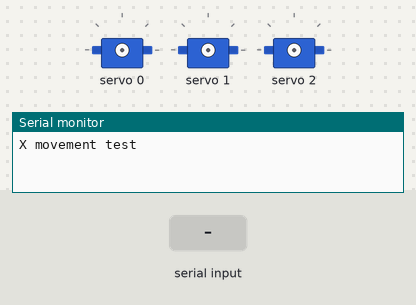
Bench run of a sketch on a simulated Arduino Uno, built with avr-gcc and run on an emulated ATmega328P. Parts: 3 × servo, the last lines printed to the serial monitor. Inputs (shaded band) come from the test bench.

Above: at 1.2 s.
1.3 s: "1" received over Serial
At 4.8 s:
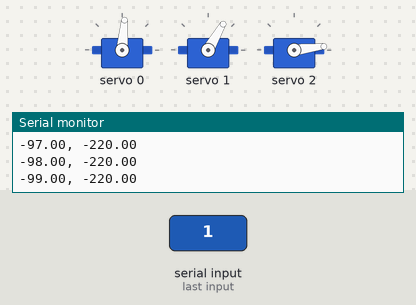
At 6.5 s:
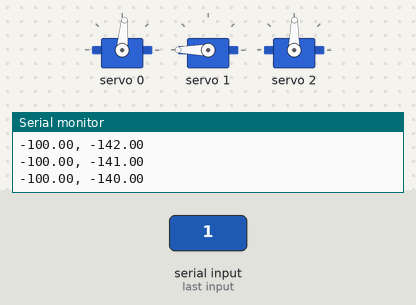
Timing chart, 0 to 13.0 s (numbered marks = the images above; inputs shaded):
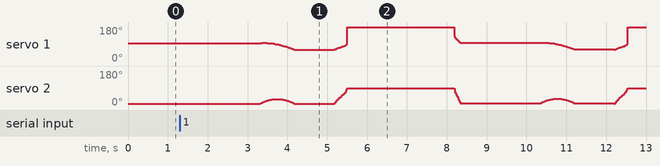

The sketch:

Swing_test.ino
```cpp
#include <Wire.h>
#include<Adafruit_PWMServoDriver.h>

Adafruit_PWMServoDriver pwm = Adafruit_PWMServoDriver();

#define MIN_PULSE_WIDTH 500
#define MAX_PULSE_WIDTH 2500
#define DEFAULT_PULSE_WIDTH 1500
#define FREQUENCY 50
#define hip_len 54
#define upperl_len 160
#define lowerl_len 150

uint8_t servonum = 0; //used foe recording purposes
int hip = 0;
int thigh = 1;
int leg = 2;
int j, k;
String s, s1, s2, s3, s4;
double X=100, Y=-220, Z=54; //coords Y=-219.32
double q1, q2, q3;  //double for more accuracy, angles
double D;
double hip_ang, thigh_ang, leg_ang; //temporary fix

void setup() {
  // put your setup code here, to run once:
  Serial.begin(115200);
  Serial.println("X movement test");
  pwm.begin();
  pwm.setPWMFreq(FREQUENCY);
}

void loop() {
  // put your main code here, to run repeatedly:
  while(Serial.available()>0)
  {
    swing(X, Y, Z);
    delay(2000);
    for(X=100; X>-100; X--)
    {
      swing(X, Y, Z);
    }

    delay(1000);

    for(Y=-220; Y<=-140; Y++)
    {
      //Y=4*X+400-220;
      swing(X, Y, Z);
    }

    delay(1000);

    for(X=-100; X<50; X++)
    {
      swing(X, Y, Z);
    }

    delay(1000);

    for(X=50; X<100; X++)
    {
      Y=-1.6*X+160-220;
      swing(X, Y, Z);
    }

  }
}
```

Move.ino
```cpp
void swing(double x, double y, double z)
{
      Serial.print(x);
      Serial.print(", ");
      Serial.println(y);

      D = (x*x + y*y + z*z - hip_len*hip_len - upperl_len*upperl_len - lowerl_len*lowerl_len)/(2*upperl_len*lowerl_len);
      q1 = atan2(y, z) - atan2(sqrt(y*y + z*z - hip_len*hip_len), hip_len);
      q3 = atan2(sqrt(1-D*D), D);
      q2 = atan2(x, sqrt(y*y + z*z - hip_len*hip_len)) - atan2(lowerl_len*sin(q3), upperl_len + lowerl_len*cos(q3));

      q1 = q1*57.3+286;
      q2 = -q2*57.3+91;
      q3 = -q3*57.3+147;

      hip_ang = map(135, 0, 270, 90, 490);
      pwm.setPWM(hip, 0, hip_ang);
      thigh_ang = map(q2, 270, 0, 94, 502);
      pwm.setPWM(thigh, 0, thigh_ang);
      leg_ang = map(q3, 0, 270, 95, 498);
      pwm.setPWM(leg, 0, leg_ang);
}
```
